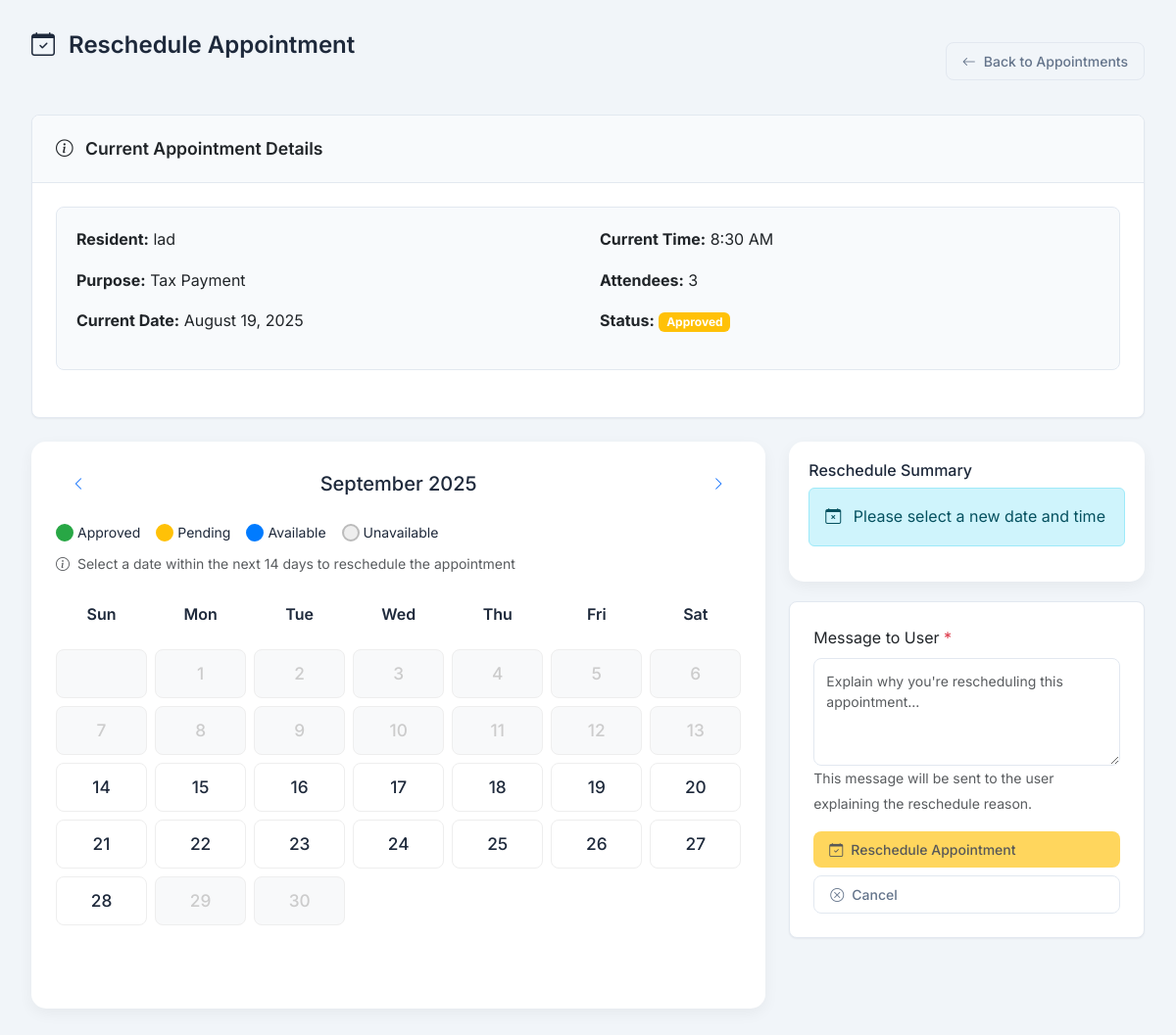
The page /admin/reschedule.php?id=52 on the database as committed earlier.
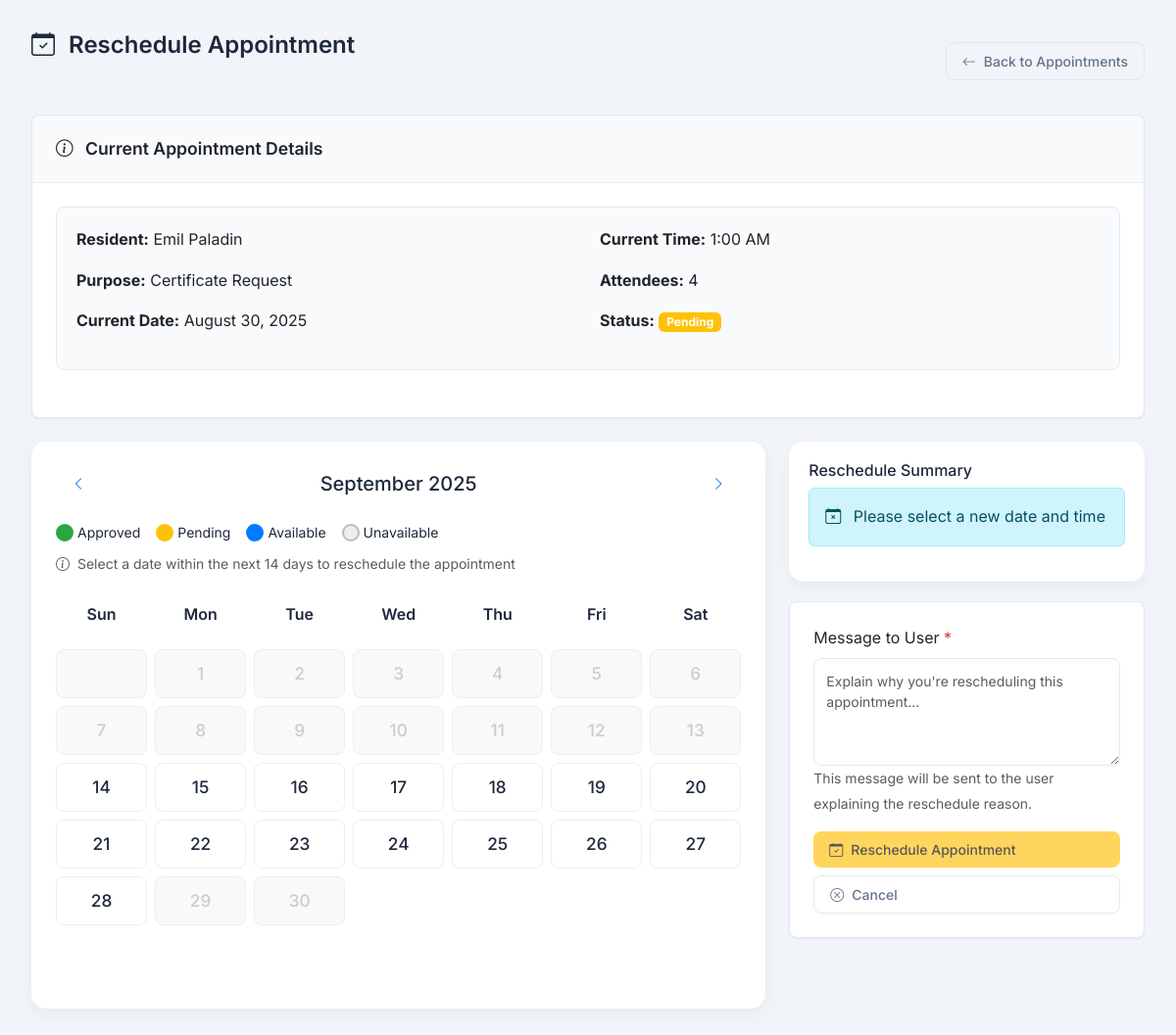
The same page on the database as committed later.
### tables this page shows
CREATE TABLE `appointments`  (
  `id` int(11) NOT NULL AUTO_INCREMENT,
  `user_id` int(11) NOT NULL,
  `date` date NOT NULL,
  `time` time(0) NOT NULL,
  `purpose` varchar(255) NULL DEFAULT NULL,
  `attendees` int(11) NOT NULL,
  `status_enum` enum('Pending','Approved','Cancelled','Completed','Rescheduled','Declined') NULL DEFAULT NULL,
  `other_details` varchar(255) NULL DEFAULT NULL,
  `attachments` longblob NULL,
  `created_at` timestamp(0) NOT NULL DEFAULT current_timestamp(0),
  `updated_at` timestamp(0) NOT NULL DEFAULT current_timestamp(0) ON UPDATE CURRENT_TIMESTAMP(0),
  `service_id` int(11) NULL DEFAULT NULL,
  `AttendeesNames` varchar(255) NULL DEFAULT NULL,
  `groupName` varchar(255) NULL DEFAULT NULL,
  `declineReason` varchar(255) NULL DEFAULT NULL,
  PRIMARY KEY (`id`) USING BTREE,
  INDEX `user_id`(`user_id`) USING BTREE,
  CONSTRAINT `appointments_ibfk_1` FOREIGN KEY (`user_id`) REFERENCES `users` (`id`) ON DELETE CASCADE ON UPDATE CASCADE
);

CREATE TABLE `users`  (
  `id` int(11) NOT NULL AUTO_INCREMENT,
  `name` varchar(50) NOT NULL,
  `email` varchar(255) NOT NULL,
  `password` varchar(255) NOT NULL,
  `username` varchar(20) NOT NULL,
  `address` text NOT NULL,
  `barangay` varchar(50) NULL DEFAULT NULL,
  `created_at` timestamp(0) NOT NULL DEFAULT current_timestamp(0),
  `updated_at` timestamp(0) NOT NULL DEFAULT current_timestamp(0) ON UPDATE CURRENT_TIMESTAMP(0),
  `phone` varchar(20) NULL DEFAULT NULL,
  `message` varchar(255) NULL DEFAULT NULL,
  `role` enum('admin','mayor','user') NULL DEFAULT NULL,
  PRIMARY KEY (`id`) USING BTREE,
  UNIQUE INDEX `email`(`email`) USING BTREE,
  UNIQUE INDEX `idx_email_unique`(`email`) USING BTREE,
  UNIQUE INDEX `idx_username_unique`(`username`) USING BTREE
);

### admin/reschedule.php (the view, shortened to what the changed rows need)
<?php
include "connect.php";
$appointment_id = intval($_GET['id']);
$stmt = $con->prepare("
    SELECT a.*, u.name as user_name, u.email as user_email
    FROM appointments a
    JOIN users u ON a.user_id = u.id
    WHERE a.id = ?
");
$stmt->bind_param("i", $appointment_id);
$stmt->execute();
$result = $stmt->get_result();
$appointment = $result->fetch_assoc();
?>
<!DOCTYPE html>
<html lang="en">
<head>
    <link href="https://cdn.jsdelivr.net/npm/bootstrap@5.3.0/dist/css/bootstrap.min.css" rel="stylesheet">
    <link rel="stylesheet" href="https://cdn.jsdelivr.net/npm/bootstrap-icons@1.10.0/font/bootstrap-icons.css">
</head>
<body>
    <div class="container-fluid">
        <div class="d-flex justify-content-between align-items-center mb-4">
            <h1 class="page-title">
                <i class="bi bi-calendar-check me-2"></i>
                Reschedule Appointment
            </h1>
        </div>
        <div class="card mb-4">
            <div class="card-body">
                <div class="appointment-info">
                    <div class="row">
                        <div class="col-md-6">
                            <p><strong>Resident:</strong> <?= htmlspecialchars($appointment['user_name']) ?></p>
                            <p><strong>Purpose:</strong> <?= htmlspecialchars($appointment['purpose']) ?></p>
                            <p><strong>Current Date:</strong> <?= date('F j, Y', strtotime($appointment['date'])) ?></p>
                        </div>
                        <div class="col-md-6">
                            <p><strong>Current Time:</strong> <?= date('g:i A', strtotime($appointment['time'])) ?></p>
                            <p><strong>Attendees:</strong> <?= htmlspecialchars($appointment['attendees']) ?></p>
                            <p><strong>Status:</strong> <span class="badge bg-warning"><?= ucfirst($appointment['status_enum']) ?></span></p>
                        </div>
                    </div>
                </div>
            </div>
        </div>
    </div>
</body>
</html>

Rows that differ between the two databases and show on the page:
changed appointments: user.name "lad" → "Emil Paladin"; purpose "Tax Payment" → "Certificate Request"; date "August 19, 2025" → "August 30, 2025"; time "8:30 AM" → "1:00 AM"; attendees "3" → "4"; status_enum "Approved" → "Pending"
